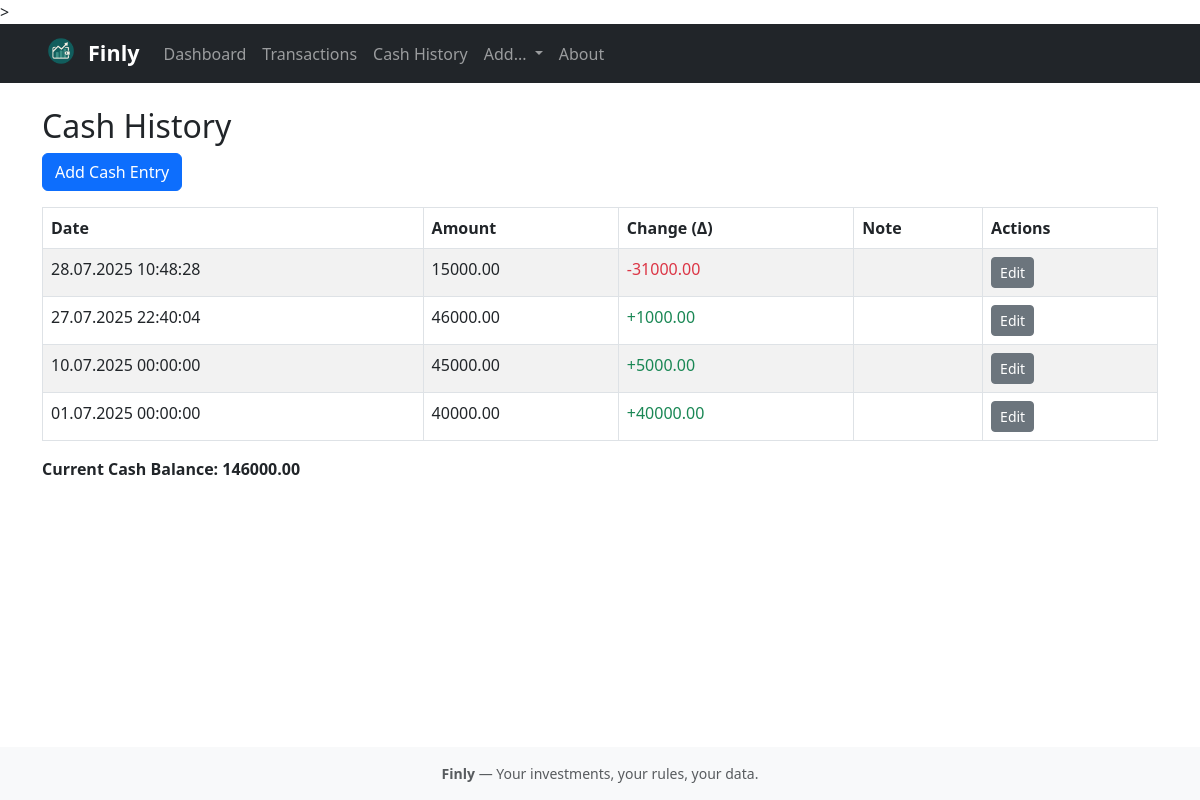
Page /cash/history on the committed database.
### tables this page shows
CREATE TABLE cash_deposits (
        id INTEGER PRIMARY KEY AUTOINCREMENT,
        created_at TEXT NOT NULL,
        amount REAL NOT NULL,
        delta REAL NOT NULL,
        note TEXT
    );

### routes/cash.py (the view)
@cash_bp.route('/history')
def cash_history():
    db = get_db()
    cur = db.cursor()
    cur.execute("SELECT * FROM cash_deposits ORDER BY created_at DESC")
    deposits = cur.fetchall()
    cur.execute("SELECT SUM(amount) FROM cash_deposits")
    current_balance = cur.fetchone()[0] or 0.0
    return render_template(
        'cash_history.html',
        deposits=deposits,
        current_balance=current_balance
    )

### db.py (called while the page is built)
def get_db():
    if "db" not in g:
        g.db = sqlite3.connect(DB_PATH, check_same_thread=False)
    return g.db

### helpers.py (called while the page is built)
def euro_datetime(value):
    if value:
        try:
            dt = datetime.fromisoformat(value)
        except Exception:
            dt = datetime.strptime(value, "%Y-%m-%dT%H:%M:%S")
        return dt.strftime("%d.%m.%Y %H:%M:%S")
    return ''

### templates/cash_history.html
{% extends "base.html" %}
{% block content %}
<h2>Cash History</h2>
<a href="{{ url_for('cash.add_cash') }}" class="btn btn-primary mb-3">Add Cash Entry</a>
<table class="table table-bordered table-striped">
  <thead>
    <tr>
      <th>Date</th>
      <th>Amount</th>
      <th>Change (Δ)</th>
      <th>Note</th>
      <th>Actions</th>
    </tr>
  </thead>
  <tbody>
    {% for deposit in deposits %}
    <tr>
      <td>{{ deposit[1]|euro_datetime }}</td>
      <td>{{ "%.2f"|format(deposit[2]) }}</td>
      <td>
        {% if deposit[3]|float >= 0 %}
          <span class="text-success">+{{ "%.2f"|format(deposit[3]|float) }}</span>
        {% else %}
          <span class="text-danger">{{ "%.2f"|format(deposit[3]|float) }}</span>
        {% endif %}
      </td>
      <td>{{ deposit[4] }}</td>
      <td>
        <a href="{{ url_for('cash.edit_cash', deposit_id=deposit[0]) }}" class="btn btn-sm btn-secondary">Edit</a>
      </td>
    </tr>
    {% endfor %}
  </tbody>
</table>
<div class="mt-3">
  <b>Current Cash Balance: {{ "%.2f"|format(current_balance) }}</b>
</div>
{% endblock %}

### rows in the picture
cash_deposits: created_at "28.07.2025 10:48:28", amount "15000.00", delta "-31000.00"
cash_deposits: created_at "27.07.2025 22:40:04", amount "46000.00", delta "1000.00"
cash_deposits: created_at "10.07.2025 00:00:00", amount "45000.00", delta "5000.00"
cash_deposits: created_at "01.07.2025 00:00:00", amount "40000.00", delta "40000.00"

### other values in the picture
{{ "%.2f"|format(current_balance) }} "146000.00"
